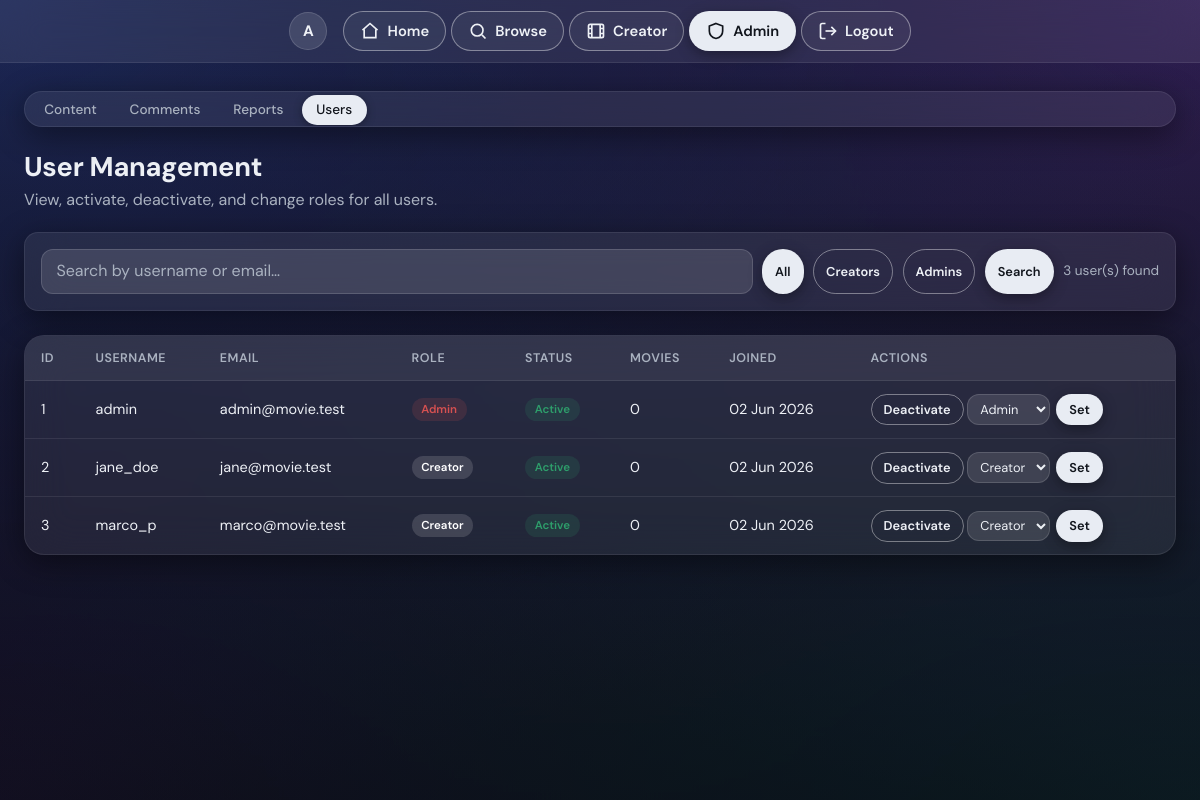
Screenshot of /admin/users.php (signed in) with the database file from the repository.
### tables this page shows
CREATE TABLE dbProj_users (
    user_id        INT             NOT NULL AUTO_INCREMENT,
    username       VARCHAR(50)     NOT NULL,
    email          VARCHAR(255)    NOT NULL,
    password_hash  VARBINARY(255)  NOT NULL,
    role           ENUM('creator','admin') NOT NULL DEFAULT 'creator',
    is_active      TINYINT(1)      NOT NULL DEFAULT 1,
    created_at     TIMESTAMP       NOT NULL DEFAULT CURRENT_TIMESTAMP,

    CONSTRAINT pk_users          PRIMARY KEY (user_id),
    CONSTRAINT uq_users_username UNIQUE (username),
    CONSTRAINT uq_users_email    UNIQUE (email)
);

### public/admin/users.php (the view, shortened to what this page needs)
<?php
function getUsers($search = '') {
    $conn = getConnection();
    if ($search !== '') {
        $like = '%' . $search . '%';
        $stmt = $conn->prepare(
            "SELECT user_id, username, email, role, is_active, created_at
               FROM dbProj_users
              WHERE username LIKE ? OR email LIKE ?
              ORDER BY created_at DESC"
        );
        $stmt->bind_param("ss", $like, $like);
    } else {
        $stmt = $conn->prepare(
            "SELECT user_id, username, email, role, is_active, created_at
               FROM dbProj_users
              ORDER BY created_at DESC"
        );
    }
    $stmt->execute();
    $result = $stmt->get_result();
    $users  = [];
    while ($row = $result->fetch_assoc()) {
        $users[] = $row;
    }
    return $users;
}
function getMovieCountByUser($user_id) {
    $conn = getConnection();
    $stmt = $conn->prepare(
        "SELECT COUNT(*) AS cnt FROM dbProj_movies WHERE created_by = ?"
    );
    $stmt->bind_param("i", $user_id);
    $stmt->execute();
    $stmt->bind_result($cnt);
    return (int)$cnt;
}
$search      = trim($_GET['search'] ?? '');
$roleFilter  = $_GET['role']        ?? 'all';
$users = getUsers($search);
$perPage     = 10;
$totalItems  = count($users);
$totalPages  = max(1, ceil($totalItems / $perPage));
$currentPage = max(1, min((int)($_GET['page'] ?? 1), $totalPages));
$offset      = ($currentPage - 1) * $perPage;
$users       = array_slice(array_values($users), $offset, $perPage);
require __DIR__ . '/../../includes/header.php';
require __DIR__ . '/../../includes/admin_nav.php';
$role_badge = ['admin' => 'badge-pill--danger', 'creator' => ''];
?>
  <div class="page-heading">
    <h1>User Management</h1>
    <p>View, activate, deactivate, and change roles for all users.</p>
  </div>
  <form method="get" class="filter-bar" action="/admin/users.php">
    <input type="text" name="search" class="form-control" placeholder="Search by username or email…"
           value="<?= htmlspecialchars($search) ?>">
    <a href="/admin/users.php" class="glass-btn glass-btn--sm <?= $roleFilter === 'all' ? 'glass-btn--accent' : '' ?>">All</a>
    <a href="/admin/users.php?role=creator&search=<?= urlencode($search) ?>" class="glass-btn glass-btn--sm <?= $roleFilter === 'creator' ? 'glass-btn--accent' : '' ?>">Creators</a>
    <a href="/admin/users.php?role=admin&search=<?= urlencode($search) ?>" class="glass-btn glass-btn--sm <?= $roleFilter === 'admin' ? 'glass-btn--accent' : '' ?>">Admins</a>
    <button type="submit" class="glass-btn glass-btn--sm glass-btn--accent">Search</button>
    <span style="margin-left:auto;align-self:center;color:var(--ink-soft);font-size:.85rem">
      <?= $totalItems ?> user(s) found
    </span>
  </form>
  <?php if (empty($users)): ?>
    <div class="empty-state"><h3>No users found.</h3></div>
  <?php else: ?>
    <div class="glass-table-wrap">
      <table class="glass-table">
        <thead>
          <tr><th>ID</th><th>Username</th><th>Email</th><th>Role</th><th>Status</th><th>Movies</th><th>Joined</th><th>Actions</th></tr>
        </thead>
        <tbody>
        <?php foreach ($users as $u):
            $isSelf = ($u['user_id'] === $_SESSION['user_id']);
        ?>
          <tr style="<?= !$u['is_active'] ? 'opacity:.6' : '' ?>">
            <td><?= $u['user_id'] ?></td>
            <td>
              <?= htmlspecialchars($u['username']) ?>
            </td>
            <td><?= htmlspecialchars($u['email']) ?></td>
            <td><span class="badge-pill <?= $role_badge[$u['role']] ?? '' ?>" <?= ($role_badge[$u['role']] ?? '') === '' ? 'style="background:var(--accent-soft);color:var(--accent-dk)"' : '' ?>><?= ucfirst($u['role']) ?></span></td>
            <td>
              <?php if ($u['is_active']): ?>
                <span class="badge-pill badge-pill--ok">Active</span>
              <?php else: ?>
                <span class="badge-pill badge-pill--danger">Inactive</span>
              <?php endif; ?>
            </td>
            <td><?= getMovieCountByUser($u['user_id']) ?></td>
            <td><?= date('d M Y', strtotime($u['created_at'])) ?></td>
            <td style="white-space:nowrap">
              <?php if ($isSelf): ?>
                <span style="color:var(--ink-faint);font-size:12px">—</span>
              <?php else: ?>
                <?php if ($u['is_active']): ?>
                  <form method="post" style="display:inline">
                    <button class="glass-btn glass-btn--sm" onclick="return confirm('Deactivate this user?')">Deactivate</button>
                  </form>
                <?php endif; ?>
                <form method="post" style="display:inline-flex;gap:6px;align-items:center">
                  <select name="new_role" class="glass-select" style="width:auto;padding:.3rem .5rem;font-size:.8rem">
                    <option value="creator" <?= $u['role'] === 'creator' ? 'selected' : '' ?>>Creator</option>
                    <option value="admin"   <?= $u['role'] === 'admin'   ? 'selected' : '' ?>>Admin</option>
                  </select>
                  <button class="glass-btn glass-btn--sm glass-btn--accent" onclick="return confirm('Change this user\'s role?')">Set</button>
                </form>
              <?php endif; ?>
            </td>
          </tr>
        <?php endforeach; ?>
        </tbody>
      </table>
    </div>
  <?php endif; ?>
<?php require __DIR__ . '/../../includes/footer.php'; ?>

### public/css/theme.css (style rules this page uses)
:root { color-scheme: dark; --bg-base: #0b0d12; --ink: #eef1f6; --ink-soft: #aab2c0; --ink-faint: #6f7785; --glass-bg: rgba(255, 255, 255, 0.07); --glass-bg-strong: rgba(255, 255, 255, 0.12); --glass-bg-soft: rgba(255, 255, 255, 0.05); --glass-border: rgba(255, 255, 255, 0.14); --glass-border-soft: rgba(255, 255, 255, 0.08); --glass-blur: 22px; --glass-shadow: 0 8px 32px rgba(0, 0, 0, 0.45); --glass-shadow-lg: 0 18px 50px rgba(0, 0, 0, 0.6); --accent: #e8ecf3; --accent-dk: #ffffff; --accent-soft: rgba(255, 255, 255, 0.14); --accent-ink: #11151c; --ok: #2e9e6b; --warn: #d9912f; --danger: #d65151; --radius-card: 14px; --radius-soft: 20px; --radius-pill: 999px; }
* { box-sizing: border-box; }
html, body { min-height: 100%; }
html { background: var(--bg-base); }
body { margin: 0; background: transparent; color: var(--ink); font-family: "DM Sans", system-ui, -apple-system, sans-serif; -webkit-font-smoothing: antialiased; }
a { text-decoration: none; color: inherit; }
body::before { content: ""; position: fixed; inset: 0; z-index: -1; background: linear-gradient( 180deg, rgba(8, 9, 13, 0.2) 0%, rgba(8, 9, 13, 0.45) 55%, rgba(8, 9, 13, 0.7) 100% ); pointer-events: none; }
.glass-btn { display: inline-flex; align-items: center; justify-content: center; gap: 0.5rem; border: 1px solid rgba(255, 255, 255, 0.4); background: transparent; color: var(--ink); font: inherit; font-weight: 600; font-size: 0.95rem; padding: 0.55rem 1.3rem; border-radius: var(--radius-pill); cursor: pointer; transition: transform 0.15s ease, background 0.2s ease, border-color 0.2s ease; }
.glass-btn--accent { background: var(--accent); border-color: transparent; color: var(--accent-ink); box-shadow: 0 4px 14px rgba(0, 0, 0, 0.35); }
.glass-btn--sm { padding: 0.32rem 0.75rem; font-size: 0.8rem; }
.glass-input, .glass-select, .glass-textarea, .form-control, .form-select { width: 100%; border: 1px solid var(--glass-border); background: var(--glass-bg-strong); color: var(--ink); font: inherit; padding: 0.6rem 0.9rem; border-radius: 12px; outline: none; transition: border-color 0.2s, box-shadow 0.2s; }
.glass-input::placeholder, .glass-textarea::placeholder, .form-control::placeholder { color: var(--ink-soft); opacity: 1; }
.glass-table-wrap { background: var(--glass-bg); backdrop-filter: blur(var(--glass-blur)); -webkit-backdrop-filter: blur(var(--glass-blur)); border: 1px solid var(--glass-border-soft); border-radius: var(--radius-soft); box-shadow: var(--glass-shadow); overflow: hidden; }
.glass-table { width: 100%; border-collapse: collapse; font-size: 0.9rem; }
.glass-table th, .glass-table td { text-align: left; padding: 0.8rem 1rem; border-bottom: 1px solid rgba(255, 255, 255, 0.08); vertical-align: middle; }
.glass-table thead th { background: rgba(255, 255, 255, 0.06); color: var(--ink-soft); font-weight: 600; font-size: 0.78rem; text-transform: uppercase; letter-spacing: 0.04em; }
.glass-table tbody tr { transition: background 0.15s; }
.glass-table tbody tr:last-child td { border-bottom: 0; }
.badge-pill { display: inline-block; padding: 0.18rem 0.6rem; border-radius: var(--radius-pill); font-size: 0.72rem; font-weight: 600; }
.badge-pill--ok { background: rgba(46, 158, 107, 0.15); color: var(--ok); }
.badge-pill--danger { background: rgba(214, 81, 81, 0.15); color: var(--danger); }
.page-heading { margin: 0 0 1.25rem; }
.page-heading h1 { font-weight: 700; font-size: 1.7rem; letter-spacing: -0.01em; margin: 0; }
.page-heading p { color: var(--ink-soft); margin: 0.25rem 0 0; }
.filter-bar { display: flex; flex-wrap: wrap; gap: 0.6rem; padding: 1rem; border-radius: var(--radius-card); margin-bottom: 1.5rem; background: var(--glass-bg); backdrop-filter: blur(var(--glass-blur)); -webkit-backdrop-filter: blur(var(--glass-blur)); border: 1px solid var(--glass-border-soft); box-shadow: var(--glass-shadow); }
.filter-bar .form-control, .filter-bar .form-select { flex: 1 1 140px; }

### includes/header.php (style rules this page uses)
html, body { margin: 0; min-height: 100%; background: #0b0d12; color: #eef1f6; font-family: "DM Sans", system-ui, -apple-system, sans-serif }

### rows the page displays
dbproj_users: user_id "1", username "admin", email "admin@movie.test", role "Admin", is_active "Active", user_id "0", created_at "02 Jun 2026", new_role "Admin"
dbproj_users: user_id "2", username "jane_doe", email "jane@movie.test", role "Creator", is_active "Active", user_id "0", created_at "02 Jun 2026", new_role "Creator"
dbproj_users: user_id "3", username "marco_p", email "marco@movie.test", role "Creator", is_active "Active", user_id "0", created_at "02 Jun 2026", new_role "Creator"

### other values shown
substr($username ?: 'U', 0, 1) "A"
$label "Content"
$label "Comments"
$label "Reports"
$label "Users"
$totalItems "3"
